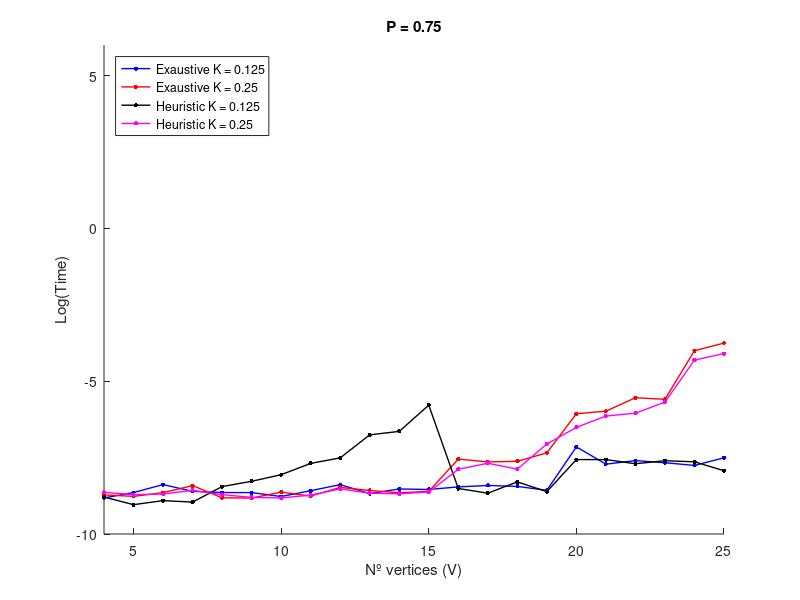
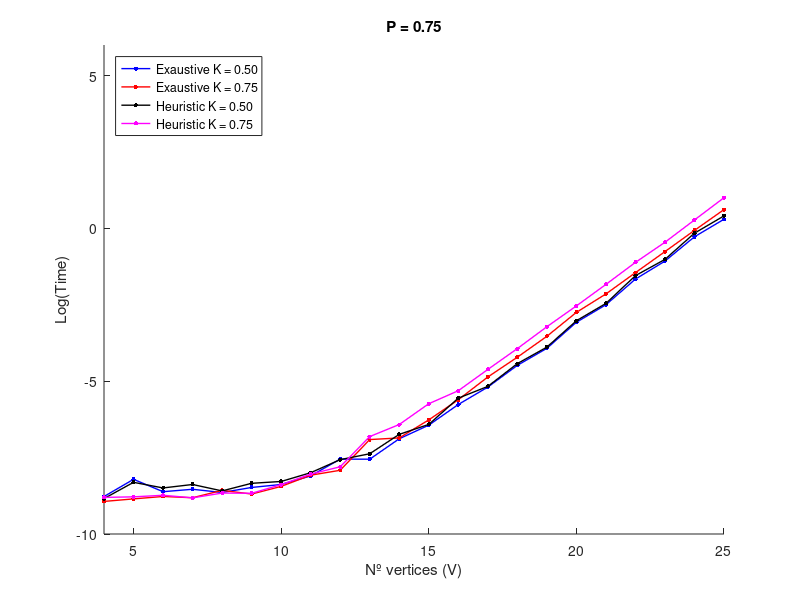
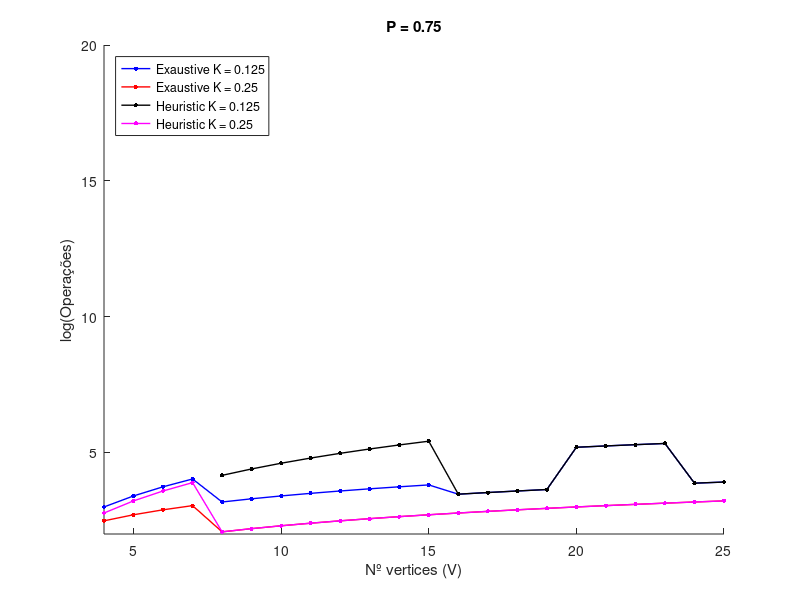
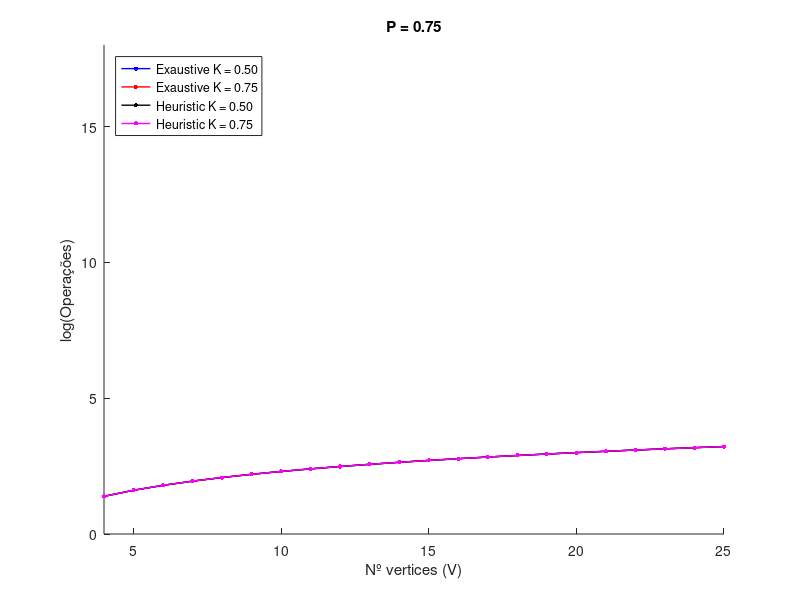

The MATLAB source for these figures, in order:
clear all
close all
clc


P = 0.75;


Size =[4, 5, 6, 7, 8, 9, 10, 11, 12, 13, 14, 15, 16, 17, 18, 19, 20, 21, 22, 23, 24, 25, 26, 27, 28, 29, 30]; %K =0.125; %P =0.75;
Op_Exaustive1 =[20, 30, 42, 56, 24, 27, 30, 33, 36, 39, 42, 45, 32, 34, 36, 38, 180, 189, 198, 207, 48, 50, 52, 216, 224, 232, 240];
Op_Heuristic1 =[0, 0, 0, 0, 64, 81, 100, 121, 144, 169, 196, 225, 32, 34, 36, 38, 180, 189, 198, 207, 48, 50, 52, 216, 224, 232, 240];
Times_Exaustive1 =[0.000147800000377174, 0.00017609999940759735, 0.00022879999960423447, 0.00018350000027567148, 0.0001762000001690467, 0.00017599999955564272, 0.0001548000000184402, 0.00018739999995887047, 0.00022819999958301196, 0.00017039999966073083, 0.00019800000063696643, 0.00019499999962135917, 0.0002119999999194988, 0.00022220000028028153, 0.0002154000003429246, 0.00018970000019180588, 0.0007851000000300701, 0.00044629999956669053, 0.0005008999996789498, 0.00046779999956925167, 0.00042810000013560057, 0.0005492999998750747, 0.0004988000000594184, 0.0008120000002236338, 0.0007713999993939069, 0.000738900000214926, 0.0009002999995573191];
Times_Heuristic1 =[0.0001523000000815955, 0.00011850000009872019, 0.00013530000069295056, 0.00012900000001536682, 0.0002142000003004796, 0.0002547000003687572, 0.0003160999995088787, 0.000457500000266009, 0.0005478000002767658, 0.0011643999996522325, 0.0013035000001764274, 0.0030755000007047784, 0.00020109999968553893, 0.00017269999989366625, 0.00024980000034702243, 0.00018149999959859997, 0.0005182000004424481, 0.0005183000002944027, 0.000452199999926961, 0.0004992000003767316, 0.00048179999976127874, 0.00035990000014862744, 0.00034049999976559775, 0.0005098000001453329, 0.0006045000000085565, 0.0006032999999661115, 0.0005965999998807092];
N_Solutions_Exaustive1 =[0, 0, 0, 0, 1, 1, 1, 1, 1, 1, 1, 1, 1, 1, 1, 1, 1, 1, 1, 1, 1, 1, 1, 1, 1, 1, 1];
N_Solutions_Heuristic1 =[0, 0, 0, 0, 0, 0, 0, 0, 0, 0, 0, 0, 1, 1, 1, 1, 1, 1, 1, 1, 1, 1, 1, 1, 1, 1, 1];
N_Configurations_Exaustive1 =[5, 6, 7, 8, 3, 3, 3, 3, 3, 3, 3, 3, 2, 2, 2, 2, 9, 9, 9, 9, 2, 2, 2, 8, 8, 8, 8];
N_Configurations_Heuristic1 =[0, 0, 0, 0, 8, 9, 10, 11, 12, 13, 14, 15, 2, 2, 2, 2, 9, 9, 9, 9, 2, 2, 2, 8, 8, 8, 8];

%Size =[4, 5, 6, 7, 8, 9, 10, 11, 12, 13, 14, 15, 16, 17, 18, 19, 20, 21, 22, 23, 24, 25, 26, 27, 28, 29, 30]; %K =0.25; %P =0.75;
Op_Exaustive2 =[12, 15, 18, 21, 8, 9, 10, 11, 12, 13, 14, 15, 16, 17, 18, 19, 20, 21, 22, 23, 24, 25, 26, 27, 28, 29, 30];
Op_Heuristic2 =[16, 25, 36, 49, 8, 9, 10, 11, 12, 13, 14, 15, 16, 17, 18, 19, 20, 21, 22, 23, 24, 25, 26, 27, 28, 29, 30];
Times_Exaustive2 =[0.00016330000016751, 0.00015559999974357197, 0.0001756999999997788, 0.00022119999994174577, 0.00014830000054644188, 0.0001472000003559515, 0.00017870000010589138, 0.0001570999993418809, 0.00020850000055361306, 0.00018850000014936086, 0.00017500000012660166, 0.00018309999995835824, 0.0005265999998300686, 0.00048010000045906054, 0.0004896000000371714, 0.0006462000001192791, 0.0023213999993458856, 0.00252719999934925, 0.003925299999536946, 0.0037251000003379886, 0.018281699999533885, 0.023447000000487606, 0.03593689999979688, 0.040331700000024284, 0.16832020000038028, 0.22765100000015082, 0.2882332999997743];
Times_Heuristic2 =[0.00017780000052880496, 0.00016449999930046033, 0.00016790000063338084, 0.00018939999972644728, 0.00016430000050604576, 0.0001505999998698826, 0.00014770000052521937, 0.000161899999511661, 0.00019870000051014358, 0.00017240000033780234, 0.0001691999996182858, 0.00017909999951370992, 0.0003772999998545856, 0.0004596999997374951, 0.00037909999991825316, 0.0008619999998700223, 0.0014873000000079628, 0.0021529999994527316, 0.00236620000032417, 0.0033968999996432103, 0.013460099999974773, 0.016637400000035996, 0.021578799999588227, 0.02758220000032452, 0.12428129999989324, 0.16030599999976403, 0.21088359999976092];
N_Solutions_Exaustive2 =[1, 1, 1, 1, 1, 1, 1, 1, 1, 1, 1, 1, 1, 1, 1, 1, 1, 1, 1, 1, 1, 1, 1, 1, 1, 1, 1];
N_Solutions_Heuristic2 =[0, 0, 0, 0, 1, 1, 1, 1, 1, 1, 1, 1, 1, 1, 1, 1, 1, 1, 1, 1, 1, 1, 1, 1, 1, 1, 1];
N_Configurations_Exaustive2 =[3, 3, 3, 3, 1, 1, 1, 1, 1, 1, 1, 1, 1, 1, 1, 1, 1, 1, 1, 1, 1, 1, 1, 1, 1, 1, 1];
N_Configurations_Heuristic2 =[4, 5, 6, 7, 1, 1, 1, 1, 1, 1, 1, 1, 1, 1, 1, 1, 1, 1, 1, 1, 1, 1, 1, 1, 1, 1, 1];

%Size =[4, 5, 6, 7, 8, 9, 10, 11, 12, 13, 14, 15, 16, 17, 18, 19, 20, 21, 22, 23, 24, 25, 26, 27, 28, 29, 30]; %K =0.5; %P =0.75;
Op_Exaustive3 =[4, 5, 6, 7, 8, 9, 10, 11, 12, 13, 14, 15, 16, 17, 18, 19, 20, 21, 22, 23, 24, 25, 26, 27, 28, 29, 30];
Op_Heuristic3 =[4, 5, 6, 7, 8, 9, 10, 11, 12, 13, 14, 15, 16, 17, 18, 19, 20, 21, 22, 23, 24, 25, 26, 27, 28, 29, 30];
Times_Exaustive3 =[0.0001548000000184402, 0.0002715999999054475, 0.00018120000004273606, 0.0001961999996638042, 0.0001765000006344053, 0.00020820000008825446, 0.00022939999962545699, 0.0003037999995285645, 0.0005264000001261593, 0.0005246999999144464, 0.0010240999999950873, 0.001598099999682745, 0.0031423000000359025, 0.005555400000048394, 0.011310599999887927, 0.019745200000215846, 0.046311099999911676, 0.08209369999985938, 0.1901489000001675, 0.3426783000004434, 0.7599669000001086, 1.3479738000005455, 3.013922199999797, 5.392178299999614, 12.13118410000061, 22.05071229999976, 49.03161279999949];
Times_Heuristic3 =[0.0001446999995096121, 0.00024620000021968735, 0.00020489999951678328, 0.00022939999962545699, 0.00018590000036056153, 0.00023849999979574932, 0.00025319999986095354, 0.0003372999999555759, 0.0005169999994905083, 0.0006272000000535627, 0.0011827999996967264, 0.001638499999899068, 0.0038676000003761146, 0.00568089999978838, 0.011973499999839987, 0.020523299999695155, 0.04866039999978966, 0.08574660000067524, 0.21297750000030646, 0.3623195999998643, 0.8547539000001052, 1.5041271000000052, 3.4437589999997726, 6.034378199999992, 14.201556799999707, 25.09505050000007, 58.100522400000045];
N_Solutions_Exaustive3 =[1, 1, 1, 1, 1, 1, 1, 1, 1, 1, 1, 1, 1, 1, 1, 1, 1, 1, 1, 1, 1, 1, 1, 1, 1, 1, 1];
N_Solutions_Heuristic3 =[1, 1, 1, 1, 1, 1, 1, 1, 1, 1, 1, 1, 1, 1, 1, 1, 1, 1, 1, 1, 1, 1, 1, 1, 1, 1, 1];
N_Configurations_Exaustive3 =[1, 1, 1, 1, 1, 1, 1, 1, 1, 1, 1, 1, 1, 1, 1, 1, 1, 1, 1, 1, 1, 1, 1, 1, 1, 1, 1];
N_Configurations_Heuristic3 =[1, 1, 1, 1, 1, 1, 1, 1, 1, 1, 1, 1, 1, 1, 1, 1, 1, 1, 1, 1, 1, 1, 1, 1, 1, 1, 1];

%Size =[4, 5, 6, 7, 8, 9, 10, 11, 12, 13, 14, 15, 16, 17, 18, 19, 20, 21, 22, 23, 24, 25, 26, 27, 28, 29, 30]; %K =0.75; %P =0.75;
Op_Exaustive4 =[4, 5, 6, 7, 8, 9, 10, 11, 12, 13, 14, 15, 16, 17, 18, 19, 20, 21, 22, 23, 24, 25, 26, 27, 28, 29, 30];
Op_Heuristic4 =[4, 5, 6, 7, 8, 9, 10, 11, 12, 13, 14, 15, 16, 17, 18, 19, 20, 21, 22, 23, 24, 25, 26, 27, 28, 29, 30];
Times_Exaustive4 =[0.00013180000041757012, 0.00014319999991130317, 0.00015499999972234946, 0.00014869999995426042, 0.00018929999987449264, 0.0001678000007814262, 0.00021549999928538455, 0.000311100000544684, 0.0003650999997262261, 0.0009976999999707914, 0.0010528000002523186, 0.001898800000162737, 0.0036718999999720836, 0.007726600000751205, 0.014763199999833887, 0.029258100000333798, 0.06401869999990595, 0.11697309999999561, 0.23472289999972418, 0.4675262999999177, 0.936580700000377, 1.8495138999996925, 3.766125000000102, 7.448823099999572, 14.892531299999973, 30.374207099999694, 60.64846350000062];
Times_Heuristic4 =[0.00015040000016597332, 0.00015309999980672728, 0.00016119999963848386, 0.00014819999978499254, 0.00017329999991488876, 0.00017209999987244373, 0.00022820000049250666, 0.00032249999912892235, 0.00040950000038719736, 0.0011004999996657716, 0.0016318999996656203, 0.0032228000000031898, 0.0049307999997836305, 0.009888700000374229, 0.019571499999983644, 0.04000089999954071, 0.0790872000006857, 0.15984060000027966, 0.32848550000016985, 0.6349046000004819, 1.3169090999999753, 2.7276216999998724, 5.398824399999285, 10.903103900000133, 22.291397799999686, 45.24095980000038, 92.00756749999982];
N_Solutions_Exaustive4 =[1, 1, 1, 1, 1, 1, 1, 1, 1, 1, 1, 1, 1, 1, 1, 1, 1, 1, 1, 1, 1, 1, 1, 1, 1, 1, 1];
N_Solutions_Heuristic4 =[1, 1, 1, 1, 1, 1, 1, 1, 1, 1, 1, 1, 1, 1, 1, 1, 1, 1, 1, 1, 1, 1, 1, 1, 1, 1, 1];
N_Configurations_Exaustive4 =[1, 1, 1, 1, 1, 1, 1, 1, 1, 1, 1, 1, 1, 1, 1, 1, 1, 1, 1, 1, 1, 1, 1, 1, 1, 1, 1];
N_Configurations_Heuristic4 =[1, 1, 1, 1, 1, 1, 1, 1, 1, 1, 1, 1, 1, 1, 1, 1, 1, 1, 1, 1, 1, 1, 1, 1, 1, 1, 1];


%%%%%%%%%%%%%%%%%%%%%%%%%%%%%%%%%%%%%%%%%%%%%%%%%%%%%%%%%%%%%%%%%%%%%
figure(1)
%subplot(1,2,2)
hold on
plot(Size,log(Times_Exaustive1),'b.-','LineWidth',1,'MarkerSize',10)
plot(Size,log(Times_Exaustive2),'r.-','LineWidth',1,'MarkerSize',10)
plot(Size,log(Times_Heuristic1),'k.-','LineWidth',1,'MarkerSize',10)
plot(Size,log(Times_Heuristic2),'m.-','LineWidth',1,'MarkerSize',10)
ylabel('Log(Time)')
xlabel('Nº vertices (V)')
legend('Exaustive K = 0.125','Exaustive K = 0.25','Heuristic K = 0.125','Heuristic K = 0.25','Location','northwest')
title(['P = ',num2str(P)])
axis([4 25 -10 6])
drawnow


figure(2)
%subplot(1,2,1)
hold on
plot(Size,log(Times_Exaustive3),'b.-','LineWidth',1,'MarkerSize',10)
plot(Size,log(Times_Exaustive4),'r.-','LineWidth',1,'MarkerSize',10)
plot(Size,log(Times_Heuristic3),'k.-','LineWidth',1,'MarkerSize',10)
plot(Size,log(Times_Heuristic4),'m.-','LineWidth',1,'MarkerSize',10)
ylabel('Log(Time)')
xlabel('Nº vertices (V)')
legend('Exaustive K = 0.50','Exaustive K = 0.75','Heuristic K = 0.50','Heuristic K = 0.75','Location','northwest')
title(['P = ',num2str(P)])
axis([4 25 -10 6])
drawnow


figure(3)
%subplot(1,2,1)
hold on
plot(Size,log(Op_Exaustive1),'b.-','LineWidth',1,'MarkerSize',10)
plot(Size,log(Op_Exaustive2),'r.-','LineWidth',1,'MarkerSize',10)
plot(Size,log(Op_Heuristic1),'k.-','LineWidth',1,'MarkerSize',10)
plot(Size,log(Op_Heuristic2),'m.-','LineWidth',1,'MarkerSize',10)
ylabel('log(Operações)')
xlabel('Nº vertices (V)')
legend('Exaustive K = 0.125','Exaustive K = 0.25','Heuristic K = 0.125','Heuristic K = 0.25','Location','northwest')
title(['P = ',num2str(P)])
axis([4 25 2 20])
drawnow

figure(4)
%subplot(1,2,2)
hold on
plot(Size,log(Op_Exaustive3),'b.-','LineWidth',1,'MarkerSize',10)
plot(Size,log(Op_Exaustive4),'r.-','LineWidth',1,'MarkerSize',10)
plot(Size,log(Op_Heuristic3),'k.-','LineWidth',1,'MarkerSize',10)
plot(Size,log(Op_Heuristic4),'m.-','LineWidth',1,'MarkerSize',10)
ylabel('log(Operações)')
xlabel('Nº vertices (V)')
legend('Exaustive K = 0.50','Exaustive K = 0.75','Heuristic K = 0.50','Heuristic K = 0.75','Location','northwest')
title(['P = ',num2str(P)])
axis([4 25 0 18])
drawnow

figure(5)
%subplot(1,2,2)
hold on
plot(Size,log(N_Configurations_Exaustive1),'b.-','LineWidth',1,'MarkerSize',10)
plot(Size,log(N_Configurations_Exaustive2),'r.-','LineWidth',1,'MarkerSize',10)
plot(Size,log(N_Configurations_Heuristic1),'k.-','LineWidth',1,'MarkerSize',10)
plot(Size,log(N_Configurations_Heuristic2),'m.-','LineWidth',1,'MarkerSize',10)
ylabel('log(Configurações)')
xlabel('Nº vertices (V)')
legend('Exaustive K = 0.125','Exaustive K = 0.25','Heuristic K = 0.125','Heuristic K = 0.25','Location','northwest')
title(['P = ',num2str(P)])
axis([4 25 0 18])
drawnow

figure(6)
%subplot(1,2,2)
hold on
plot(Size,log(N_Configurations_Exaustive3),'b.-','LineWidth',1,'MarkerSize',10)
plot(Size,log(N_Configurations_Exaustive4),'r.-','LineWidth',1,'MarkerSize',10)
plot(Size,log(N_Configurations_Heuristic3),'k.-','LineWidth',1,'MarkerSize',10)
plot(Size,log(N_Configurations_Heuristic4),'m.-','LineWidth',1,'MarkerSize',10)
ylabel('log(Configurações)')
xlabel('Nº vertices (V)')
legend('Exaustive K = 0.50','Exaustive K = 0.75','Heuristic K = 0.50','Heuristic K = 0.75','Location','northwest')
title(['P = ',num2str(P)])
axis([4 25 0 18])
drawnow



